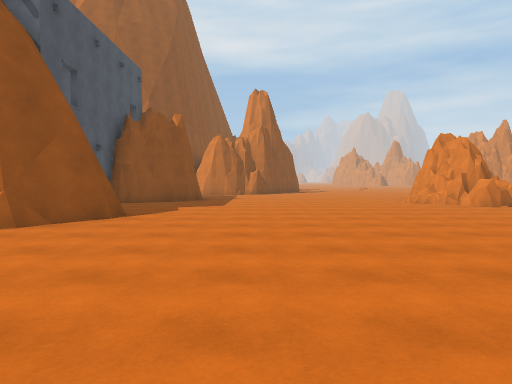
View 1 (above)

24 first-person views from a walk through a 3-D level made in the Unity game engine. The camera is 1.4 m above the floor, tilts 2° down and sees 70° across. The floor is counted in squares, 2 m on a side. Each view is taken from the middle of a square. On the plan, view 1 faces up. The plan holds only what a view shows up to about 11 squares ahead; the rest is blank. The place goes on beyond the plan. The player character is not drawn.

View 2
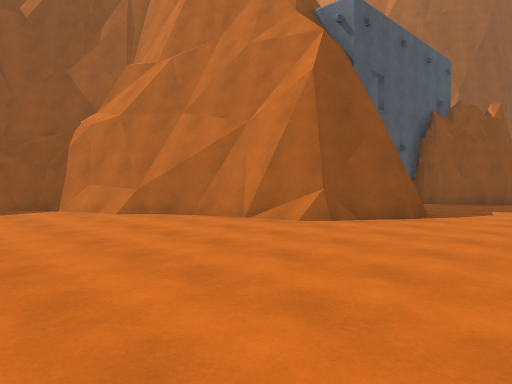

View 3
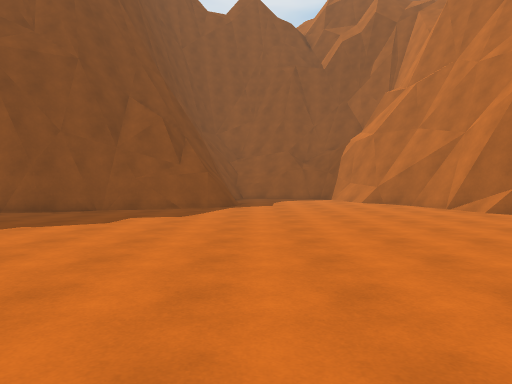

View 4
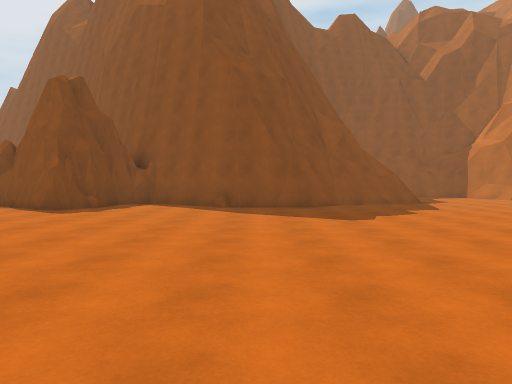

View 5
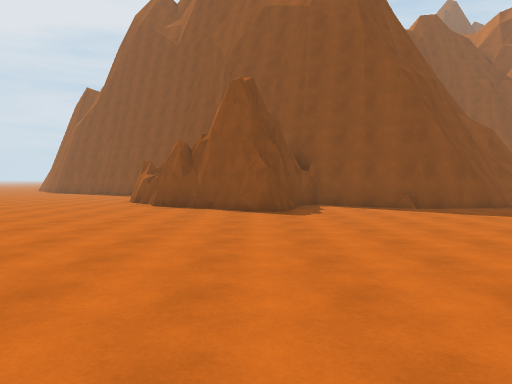

View 6
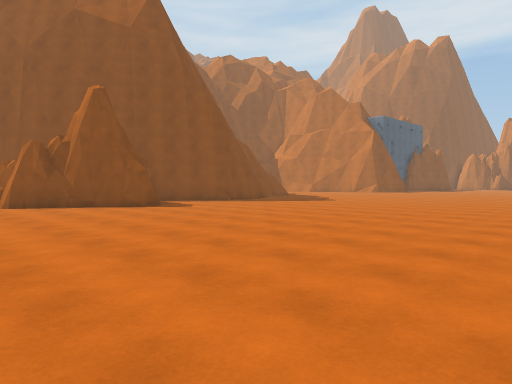

View 7
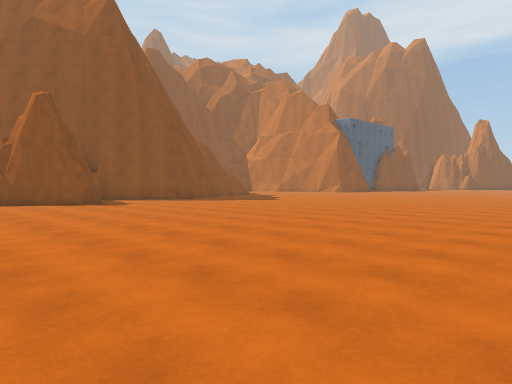

View 8
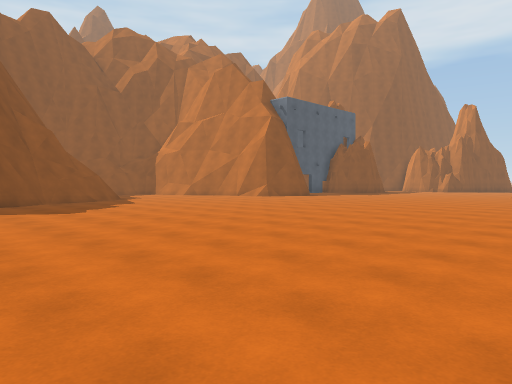

View 9
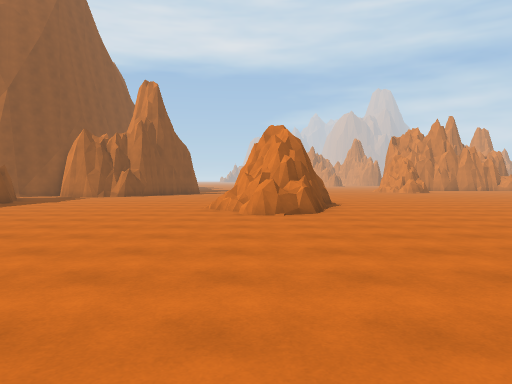

View 10
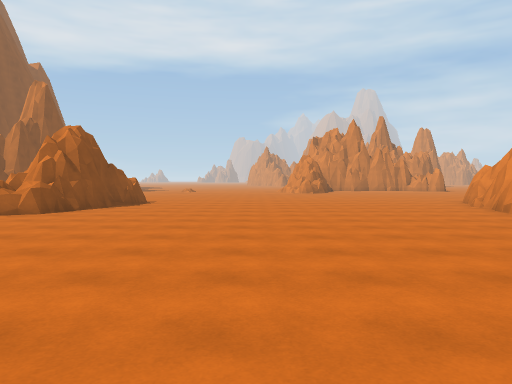

View 11
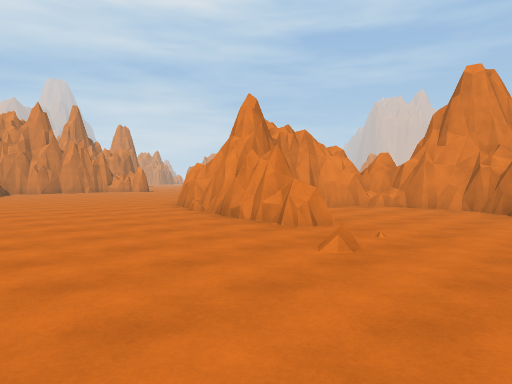

View 12
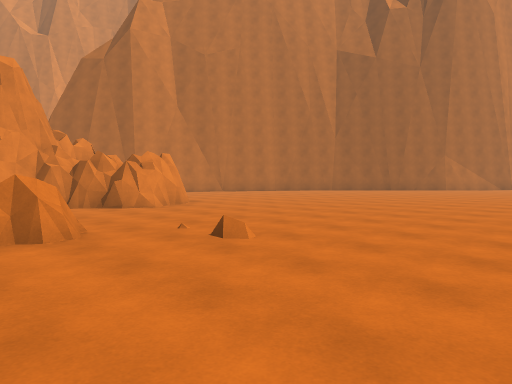

View 13
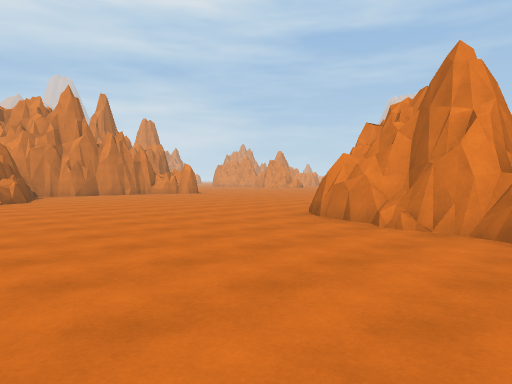

View 14
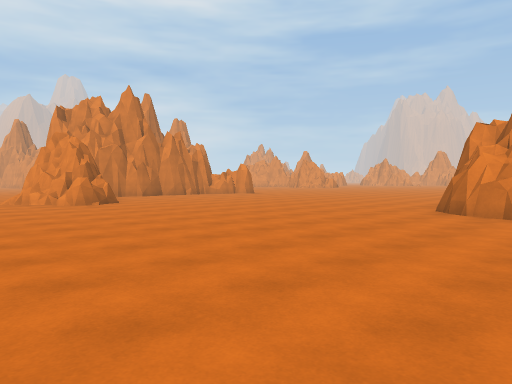

View 15
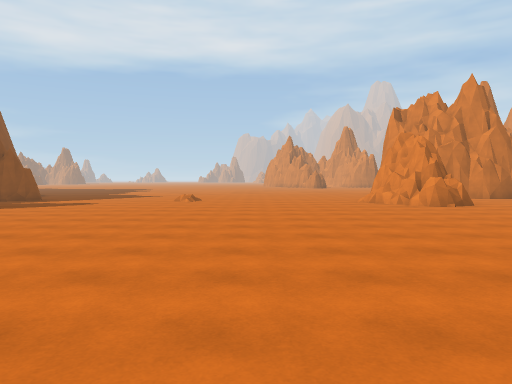

View 16
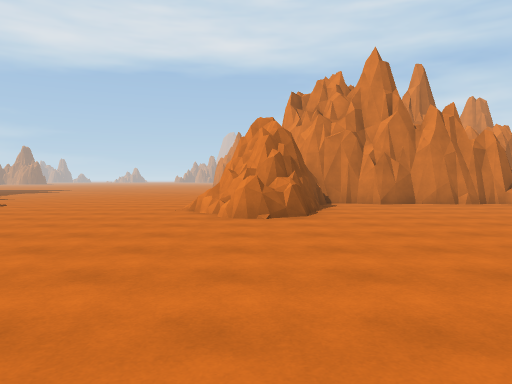

View 17
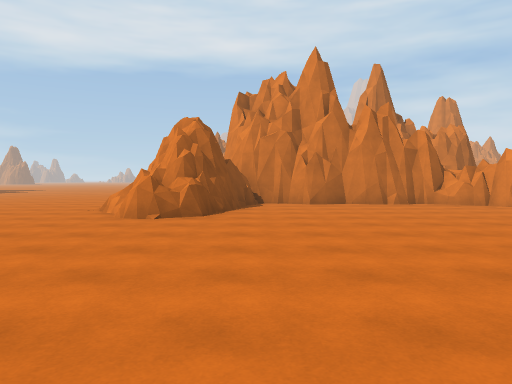

View 18
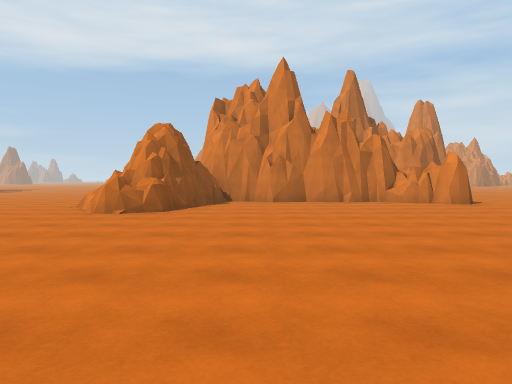

View 19
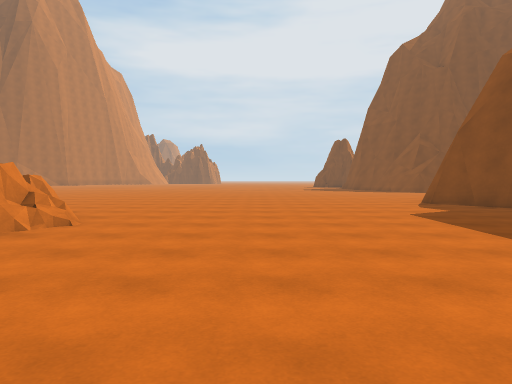

View 20
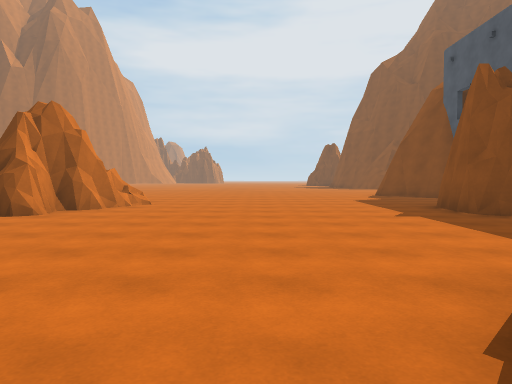

View 21
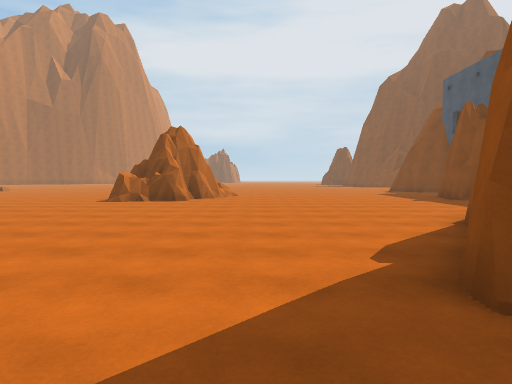

View 22
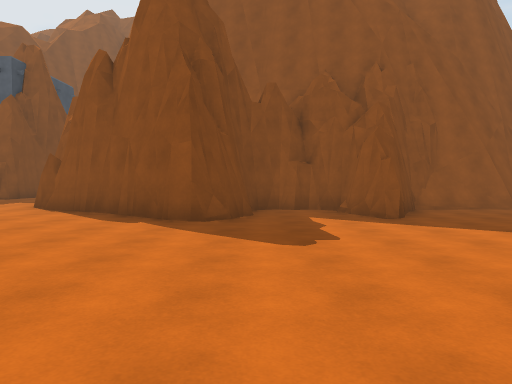

View 23
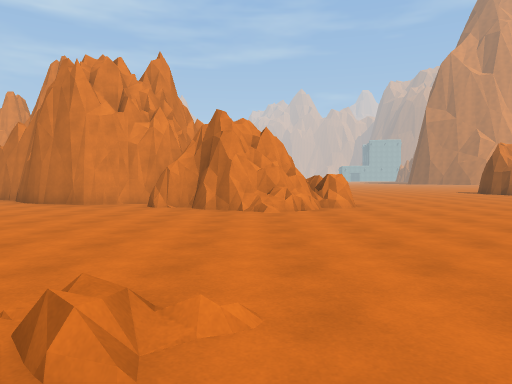

View 24
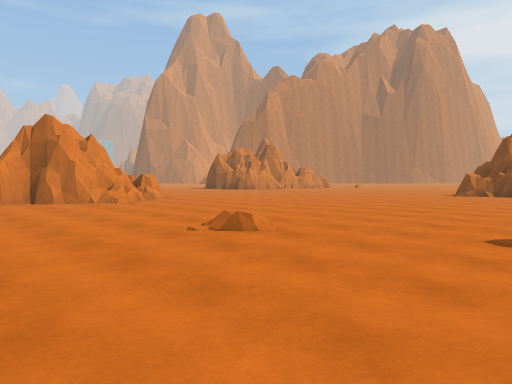

### Floor plan
Key: @ floor where view 1 was taken; # wall or solid block; . main floor; : floor 0.25 m higher than the main floor; - floor 0.25 m lower than the main floor; / step, stairs or slope; = window, fence, low wall or low ledge; B building.
Columns run from 8 left of view 1 to 22 right of it. Each row starts with its distance up from view 1.
 29        #--- ----   -----#
 28        ##---------------#
 27         ##-------------########
 26         ##------.-----###----.#
 25         #-------------###---...
 24         ##------------###---...
 23          ##------------##--....
 22          ##---------------.....
 21          #---------------......
 20         ##---------------......
 19         #---------------......
 18         ---------------.......
 17       ---------------.-........
 16       ------------.............
 15       ......................#
 14      ##.......###..........##
 13      ##.......###..........#
 12     ##.......####.........##
 11    B.........=##..........## .#
 10     ..........##..........##...
  9     #.....................#....
  8     #..........................
  7     ##........................#
  6     #......................../#
  5  ####............ .........../#
  4 ##............... ............#
  3 #...............   ...........
  2 ...............     . .......
  1 ................       ......
  0  .......@.......       ....
 -1  ##.............       ...
 -2   ##............       ..
 -3   ##............
 -4    #.............
 -5    ##............
 -6     #...........:
 -7    ##..........::
 -8    #..........:::
 -9    #........:::::
-10    ##......::::::
-11     ##....:::::::
-12     ##...:::::::::
-13    ##....:::::::::
-14    #....::::::::::
-15    .....::::::::::
-16    .....    ::::

Positions as (right, up) in squares from view 1, and headings:
1: (0, 0), facing up
2: (0, 0), facing up-left
3: (4, 0), facing left
4: (6, -6), facing left
5: (6, -11), facing left
6: (7, -16), facing up-left
7: (9, -15), facing up-left
8: (8, -7), facing up-left
9: (6, 2), facing up
10: (12, 2), facing up
11: (13, 5), facing up-right
12: (13, 10), facing down-right
13: (13, 10), facing up-right
14: (11, 12), facing up-right
15: (10, 13), facing up
16: (15, 16), facing up
17: (17, 16), facing up
18: (18, 15), facing up
19: (2, 17), facing down
20: (2, 21), facing down
21: (4, 25), facing down
22: (9, 24), facing left
23: (6, 25), facing right
24: (4, 29), facing down-right
